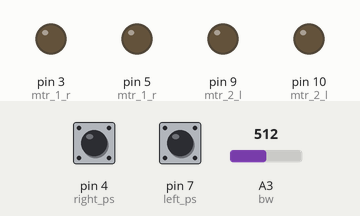
Recording of a sketch running on a simulated Arduino Uno, built with avr-gcc and run on an emulated ATmega328P. Parts: output pins drawn as LEDs (lit = HIGH). Inputs (shaded band) come from the test bench; at power-on: pin 4 (right_ps) LOW, pin 7 (left_ps) LOW, A3 (bw) = 512.

Above: at 1.2 s.
1.3 s: pin 4 (right_ps) pulled HIGH for 0.15 s
At 2.5 s:
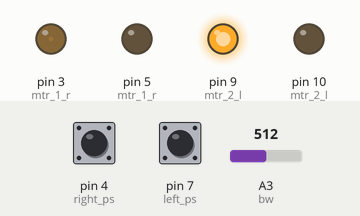
Timing chart, 0 to 4.3 s (numbered marks = the images above; inputs shaded):
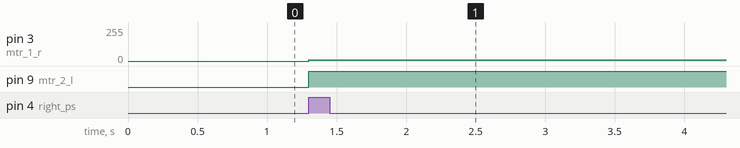

Measured:
- after the input at 1.3 s, pin 3 (mtr_1_r): 0/255 → 9/255 at once; pin 9 (mtr_2_l): LOW → HIGH at once

The sketch:

Track.ino
```cpp
/*
Author: Karim Q.
Date: ~2019
*/
void setup() {
  pinMode(4,INPUT); //right ps
  pinMode(7,INPUT); //left ps
  pinMode(A3,INPUT); //bw
  pinMode(3,OUTPUT); //mtr 1 r
  pinMode(5,OUTPUT); //mtr 1 r
  pinMode(9,OUTPUT); //mtr 2 l
  pinMode(10,OUTPUT); //mtr 2 l
}

void loop() {
  static int psr,psl,bw;
  static int ACC=185;

  static bool tf1=true;
  static bool tf2=false;
  static bool tf3=false;

  psr=digitalRead(4);
  psl=digitalRead(7);
  bw=analogRead(A3);

  if(psr==HIGH && psr==HIGH) {
    analogWrite(3,ACC); analogWrite(5,0);
    analogWrite(9,ACC); analogWrite(10,0);
  }

  if(psr==LOW && psr==HIGH) {
    analogWrite(3,180); analogWrite(5,0);
    analogWrite(9,0); analogWrite(10,0);

    ACC=185;
  }

  if(psr==HIGH && psr==LOW) {
    analogWrite(3,0); analogWrite(5,0);
    analogWrite(9,180); analogWrite(10,0);

    ACC=185;
  }

  //CHALLENGES BEGIN
  // if(bw==1023 && tf1==true && tf2==false && tf3==false) {
  //   analogWrite(3,0); analogWrite(5,0);
  //   analogWrite(9,0); analogWrite(10,0);

  //   delay(5000);

  //   tf1==false;tf2==true;

  //   ACC=185;
  // }

  // if(bw==1023 && tf1==false && tf2==true && tf3==false) {
  //   analogWrite(3,ACC); analogWrite(5,0);
  //   analogWrite(9,ACC); analogWrite(10,0);

  //   tf2==false; tf3==true;
  // }

  // if(bw==1023 && tf1==false && tf2==false && tf3==true) {
  //   analogWrite(3,0); analogWrite(5,0);
  //   analogWrite(9,0); analogWrite(10,0);

  //   delay(3000);

  //   tf3==false;

  //   ACC=185;
  // }
  //CHALLENGES END

  if(ACC<256){
    ACC=ACC+10;
  }
}
```
